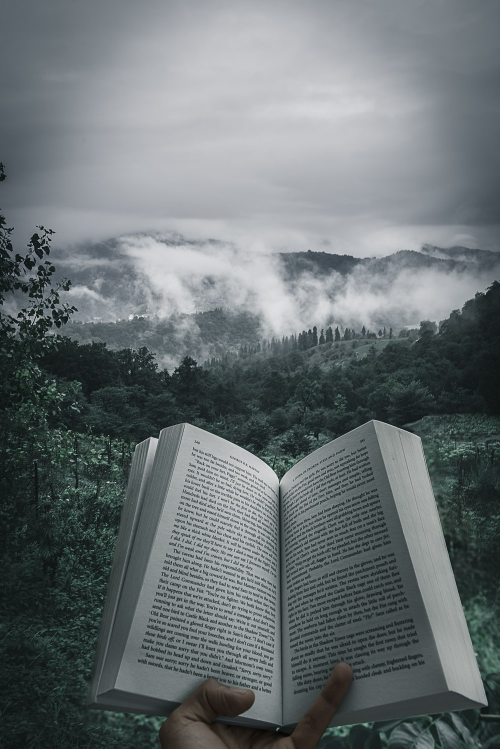
#> input picture images/img-3.jpeg, 1000 x 1498 px, found by its file name (shown at 1/2 size)
$ python L11.py
#> lines starting #> are read from the running program, lines starting #| are printed output that depends on the picture; after the words box and inside, x2 and y2 are one past the last pixel; in counts of white or black regions, pixels touching at a corner belong together
### L02-opencv/L3.py
# Resizing and rescaling frames
import cv2 as cv

# [4 lines left out: function changeResolution, not called in this run]


# for rescaling image frames (video is array of frames)
def rescaleFrame(frame , scale= 0.75):
#> called with scale = 0.3
    width = int(frame.shape[1] * scale)
#> width = 300
    height = int(frame.shape[0] * scale)
#> height = 449
    dimensions =  (width, height)
#> dimensions = (300, 449)
    return cv.resize(frame, dimensions , interpolation = cv.INTER_AREA)
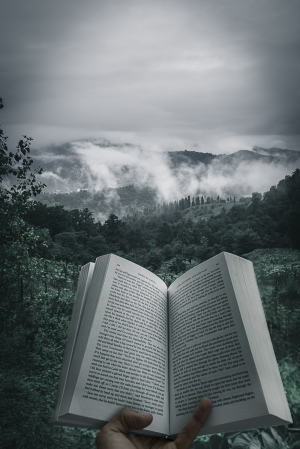
#> returned value: shape (449, 300, 3); mean of channels 0, 1, 2 114.8, 112.8, 105.2; drawn as B, G, R


# [17 lines that do not run on import are left out]

### L02-opencv/L11.py
import cv2 as cv
import numpy as np
import matplotlib.pyplot as plt
from L3 import rescaleFrame
import matplotlib.pyplot as plt

img = rescaleFrame(cv.imread('images/img-3.jpeg'),0.3)
blank = np.zeros(img.shape[:2], dtype="uint8")

gray = cv.cvtColor(img , cv.COLOR_BGR2GRAY)

# without mask
gray_hist = cv.calcHist([gray], [0], None, [256],[0,256])
#> gray_hist = 256 values, max 1228 at index 33, min 0 at index 0, mean 526.2
plt.figure()
plt.title("Grayscale Histogram")
plt.xlabel("Bins")
plt.ylabel("# No of pixels")

plt.plot(gray_hist)
plt.xlim([0,256])
plt.show()
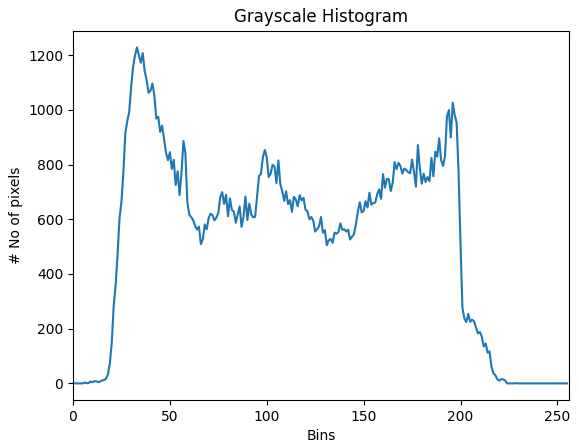
#> figure drawn by matplotlib, 1 panel; curve peaks at x = 33, y = 1228

# with mask
mask= cv.circle(blank, (img.shape[1]//2, img.shape[0]//2), 100, 255, -1 )
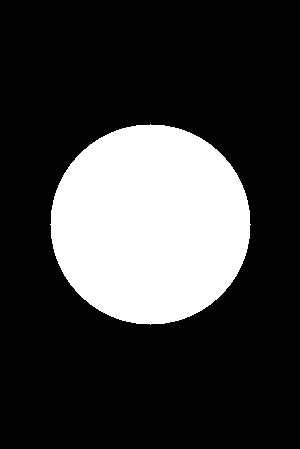
#> blank: shape (449, 300); 23.3% white; 1 white region, box (x1, y1, x2, y2) and area: (50, 124, 251, 325) 31417
masked = cv.bitwise_and(gray ,gray, mask= mask)
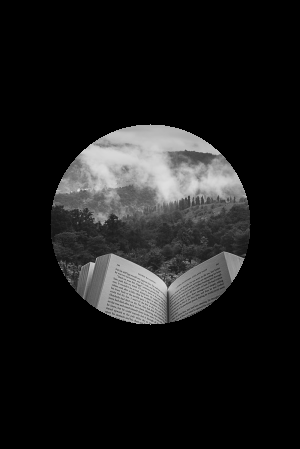
#> masked: shape (449, 300); min 0, max 229, mean 27.1

gray_hist = cv.calcHist([gray], [0], mask, [256],[0,256])
#> gray_hist = 256 values, max 342 at index 46, min 0 at index 0, mean 122.7
plt.figure()
plt.title("Grayscale Histogram with mask ")
plt.xlabel("Bins")
plt.ylabel("# No of pixels")

plt.plot(gray_hist)
plt.xlim([0,256])
plt.show()
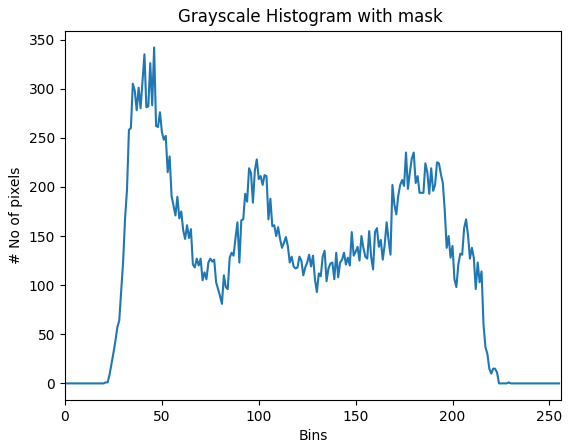
#> figure drawn by matplotlib, 1 panel; curve peaks at x = 46, y = 342

colors = ("b", "g", "r")

for i,col in enumerate(colors):
    hist = cv.calcHist([img], [i], mask, [256], [0,256])
    plt.plot(hist, color=col)
    plt.xlim([0,256])

plt.title("color histogram")
plt.show()
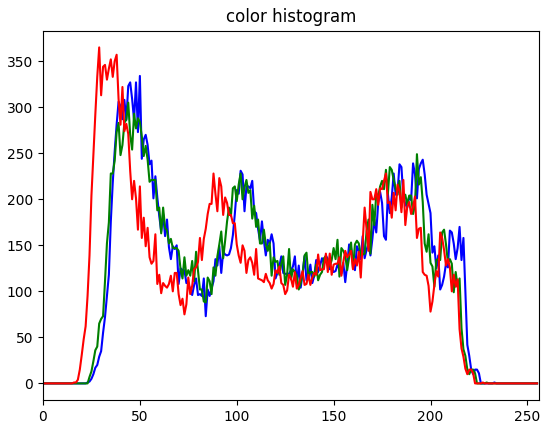
#> figure drawn by matplotlib, 1 panel; curve peaks at x = 50, y = 334; curve peaks at x = 44, y = 305; curve peaks at x = 29, y = 365
cv.imshow("Mask ", mask)
cv.waitKey(0)
